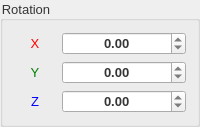
        <widget class="QGroupBox" name="groupBox_rotation">
         <property name="font">
          <font>
           <pointsize>10</pointsize>
          </font>
         </property>
         <property name="styleSheet">
          <string notr="true">color: rgb(53, 53, 53);</string>
         </property>
         <property name="title">
          <string>Rotation</string>
         </property>
         <layout class="QVBoxLayout" name="verticalLayout_4">
          <item>
           <layout class="QHBoxLayout" name="horizontalLayout_8" stretch="1,3">
            <item>
             <widget class="QLabel" name="label_5">
              <property name="font">
               <font>
                <pointsize>10</pointsize>
               </font>
              </property>
              <property name="styleSheet">
               <string notr="true">color: rgb(255, 0, 0);</string>
              </property>
              <property name="text">
               <string>X</string>
              </property>
              <property name="alignment">
               <set>Qt::AlignCenter</set>
              </property>
             </widget>
            </item>
            <item>
             <widget class="QDoubleSpinBox" name="rotat_x_input">
              <property name="font">
               <font>
                <pointsize>10</pointsize>
                <bold>true</bold>
               </font>
              </property>
              <property name="styleSheet">
               <string notr="true"/>
              </property>
              <property name="alignment">
               <set>Qt::AlignCenter</set>
              </property>
              <property name="minimum">
               <double>-180.000000000000000</double>
              </property>
              <property name="maximum">
               <double>180.000000000000000</double>
              </property>
              <property name="singleStep">
               <double>1.000000000000000</double>
              </property>
             </widget>
            </item>
           </layout>
          </item>
          <item>
           <layout class="QHBoxLayout" name="horizontalLayout_9" stretch="1,3">
            <item>
             <widget class="QLabel" name="label_6">
              <property name="font">
               <font>
                <pointsize>10</pointsize>
               </font>
              </property>
              <property name="styleSheet">
               <string notr="true">color:green;</string>
              </property>
              <property name="text">
               <string>Y</string>
              </property>
              <property name="alignment">
               <set>Qt::AlignCenter</set>
              </property>
             </widget>
            </item>
            <item>
             <widget class="QDoubleSpinBox" name="rotat_y_input">
              <property name="font">
               <font>
                <pointsize>10</pointsize>
                <bold>true</bold>
               </font>
              </property>
              <property name="styleSheet">
               <string notr="true"/>
              </property>
              <property name="alignment">
               <set>Qt::AlignCenter</set>
              </property>
              <property name="minimum">
               <double>-180.000000000000000</double>
              </property>
              <property name="maximum">
               <double>180.000000000000000</double>
              </property>
              <property name="singleStep">
               <double>1.000000000000000</double>
              </property>
             </widget>
            </item>
           </layout>
          </item>
          <item>
           <layout class="QHBoxLayout" name="horizontalLayout_10" stretch="1,3">
            <item>
             <widget class="QLabel" name="label_7">
              <property name="font">
               <font>
                <pointsize>10</pointsize>
               </font>
              </property>
              <property name="styleSheet">
               <string notr="true">color: rgb(0, 0, 255);</string>
              </property>
              <property name="text">
               <string>Z</string>
              </property>
              <property name="alignment">
               <set>Qt::AlignCenter</set>
              </property>
             </widget>
            </item>
            <item>
             <widget class="QDoubleSpinBox" name="rotat_z_input">
              <property name="font">
               <font>
                <pointsize>10</pointsize>
                <bold>true</bold>
               </font>
              </property>
              <property name="styleSheet">
               <string notr="true"/>
              </property>
              <property name="alignment">
               <set>Qt::AlignCenter</set>
              </property>
              <property name="minimum">
               <double>-180.000000000000000</double>
              </property>
              <property name="maximum">
               <double>180.000000000000000</double>
              </property>
              <property name="singleStep">
               <double>1.000000000000000</double>
              </property>
             </widget>
            </item>
           </layout>
          </item>
         </layout>
        </widget>
